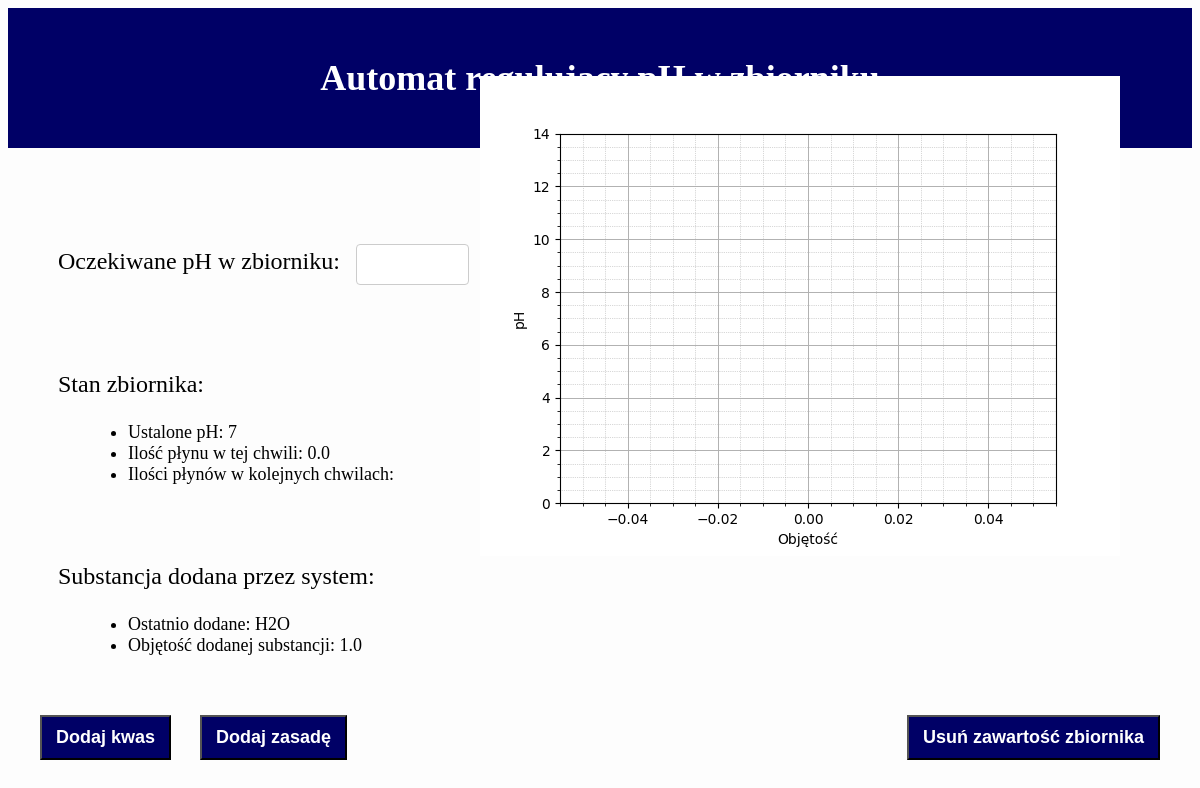
The app's page /, older data.
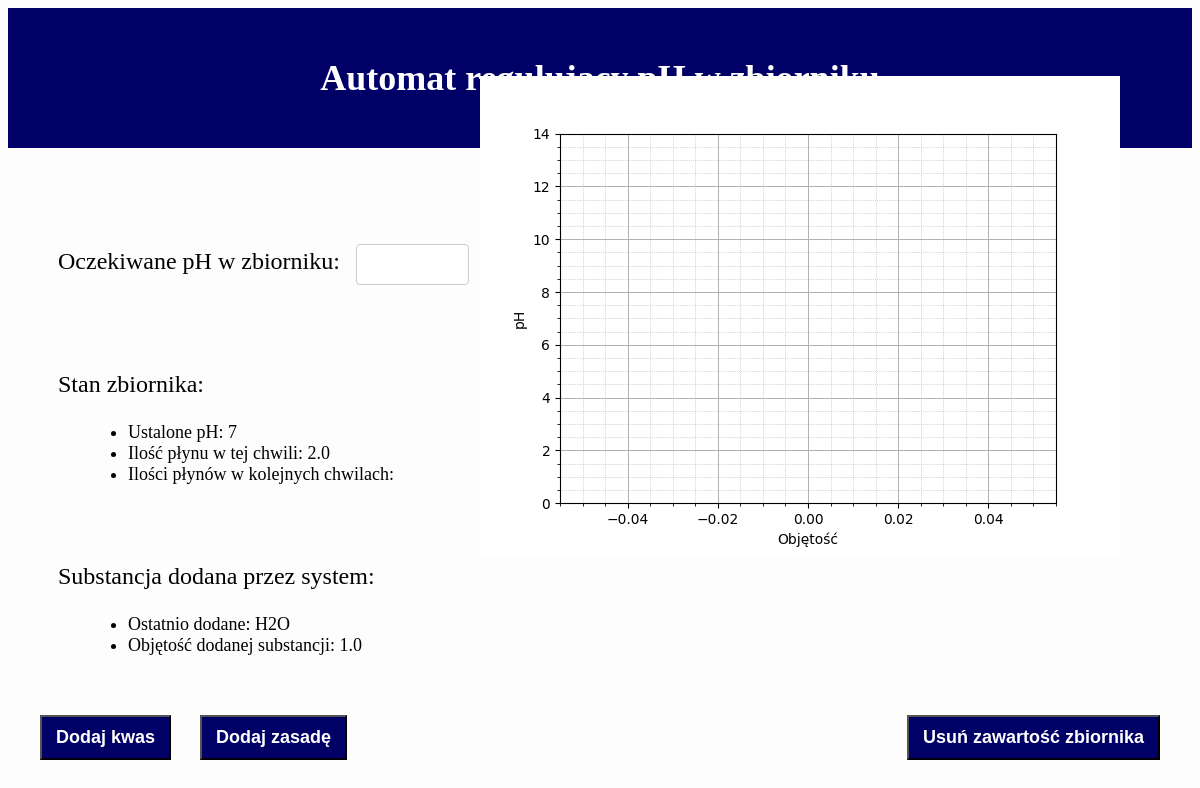
The same page, newer data.
### chemistry/models.py (models this page shows, shortened)
class Container(models.Model):
    nr = models.PositiveIntegerField(default=1)
    V = models.FloatField(default=1.0)
    pH = models.PositiveSmallIntegerField(default=7)
    aim_pH = models.PositiveSmallIntegerField(default=7)
    hydroxides = models.ManyToManyField(Hydroxide, default=None)
    acids = models.ManyToManyField(Acid, default=None)
    CmH = models.FloatField(default=0.0000001)
    CmOH = models.FloatField(default=0.0000001)
    pHs = models.CharField(max_length=255, default='7', blank=True)
    Vs = models.CharField(max_length=255, default='1', blank=True)
    Plot = models.ImageField(upload_to='media/', default=None)
    last_sub = models.CharField(max_length=30, default='H2O')
    last_sub_V = models.FloatField(default=1)

### chemistry/views.py (the view)
# urls.py: path('', views.main_view, name='main'),
def main_view(request):
    container = Container.objects.all()[0]
    form = pHForm(request.POST)
    if form.is_valid():
        container.aim_pH = form.cleaned_data['Oczekiwane_pH']
        container.save(update_fields=['aim_pH'])
    form = pHForm()
    """
    last_acid = Acid.objects.order_by('when_added')[0]
    last_hydroxide = Hydroxide.objects.order_by('when_added')[0]
    """
    sns.set()
    sns.set_style("ticks")
    if len(container.Vs) > 1:
        Vs = [float(i) for i in container.Vs.split(" ")]
    elif len(container.Vs) == 1:
        Vs = [float(container.Vs)]
    else:
        Vs = []
    if len(container.pHs) > 1:
        pHs = [float(i) for i in container.pHs.split(" ")]
    elif len(container.pHs) == 1:
        pHs = [float(container.pHs)]
    else:
        pHs = []
    plot_ph(Vs, pHs)
    """
    if (last_acid.when_added - last_hydroxide.when_added) > datetime.timedelta(days=0, hours=0, minutes=0, seconds=0,
                                                                               microseconds=0, milliseconds=0):
        substance = last_acid
    else:
        substance = last_hydroxide
    """
    context = {'container': container, 'last_sub': container.last_sub, 'last_sub_V': container.last_sub_V, 'form': form}
    return render(request, 'chemistry/main.html', context)

### chemistry/forms.py
class pHForm(forms.Form):
    Oczekiwane_pH = forms.IntegerField(label="Oczekiwane pH w zbiorniku", required=True)

### chemistry/views.py (called while the page is built)
def plot_ph(y, x):
    plt.clf()
    plt.xlabel("Objętość")
    plt.ylabel("pH")
    plt.minorticks_on()
    plt.grid(which="major", linestyle='-', linewidth='0.7')
    plt.grid(which="minor", linestyle=':', linewidth='0.5')
    plt.ylim(0, 14)
    plt.plot(y, x)
    plt.savefig("media/media/pic.png")
    c = Container.objects.all()[0]
    c.Plot = "media/pic.png"
    c.save(update_fields=['Plot'])
    pass

### chemistry/templates/chemistry/main.html (shortened to what this page needs)
<!DOCTYPE html>
<html>
<head>
</head>
<div class="header" >
    <h1>Automat regulujący pH w zbiorniku</h1>
</div>
<br>
<br>
<br>
<br>
<div class="a">
    <form method="post">
        {{ form.as_p }}
    <button type="submit" class="btn2">Dodaj</button>
    </form>
</div>
<p class="a">Stan zbiornika:</p>
<ul class="b">
    <li >Ustalone pH: {{ container.aim_pH }}</li>
    <li>Ilość płynu w tej chwili: {{ container.V }}</li>
    <li>Ilości płynów w kolejnych chwilach: {{ container.Vs }}</li>
</ul>
<br>
<br>
<p class="a">Substancja dodana przez system:</p>
<ul class="b">
    <li>Ostatnio dodane: {{ last_sub }}</li>
    <li>Objętość dodanej substancji: {{ last_sub_V }}</li>
</ul>
<div class="wykres">
<img src="{{ container.Plot.url }}"  />
</div>
<a href="/adda"><button class="btn dodaj">Dodaj kwas</button></a>
<a href="/addh"><button class="btn dodaj2">Dodaj zasadę</button></a>
<a href="/del"><button class="btn usun" >Usuń zawartość zbiornika</button></a>
</body>
</html>

### chemistry/templates/chemistry/main.html (style rules this page uses)
input { width: 10%; padding: 12px; border: 1px solid #ccc; border-radius: 4px; resize: vertical; margin-left: 10px; }
* { box-sizing: border-box; }
.btn2 { position: relative; left: 580px; bottom: 69px; background-color: #000066; font-size: 16px; padding: 8px 12px; font-weight: bolder; cursor: pointer; display: inline-block; color: white; }
.btn { background-color: #000066; font-size: 18px; padding: 10px 14px; font-weight: bolder; cursor: pointer; display: inline-block; color: white; }
.dodaj { float: left; position: absolute; left: 40px; bottom: 40px; }
.dodaj2 { color: white; float: left; position: absolute; left: 200px; bottom: 40px; }
.usun { color: white; float: right; position: absolute; right: 40px; bottom: 40px; }
.header { padding: 25px; text-align: center; background: #000066; color: white; font-size: 18px }
.a { font-size: 24px; margin-left: 50px; }
.b { font-size: 18px; margin-left: 80px }
.wykres { position: absolute; right: 80px; bottom: 240px; }

Row changes from the older to the newer data that the page shows:
changed Container: V "0.0" → "2.0"
